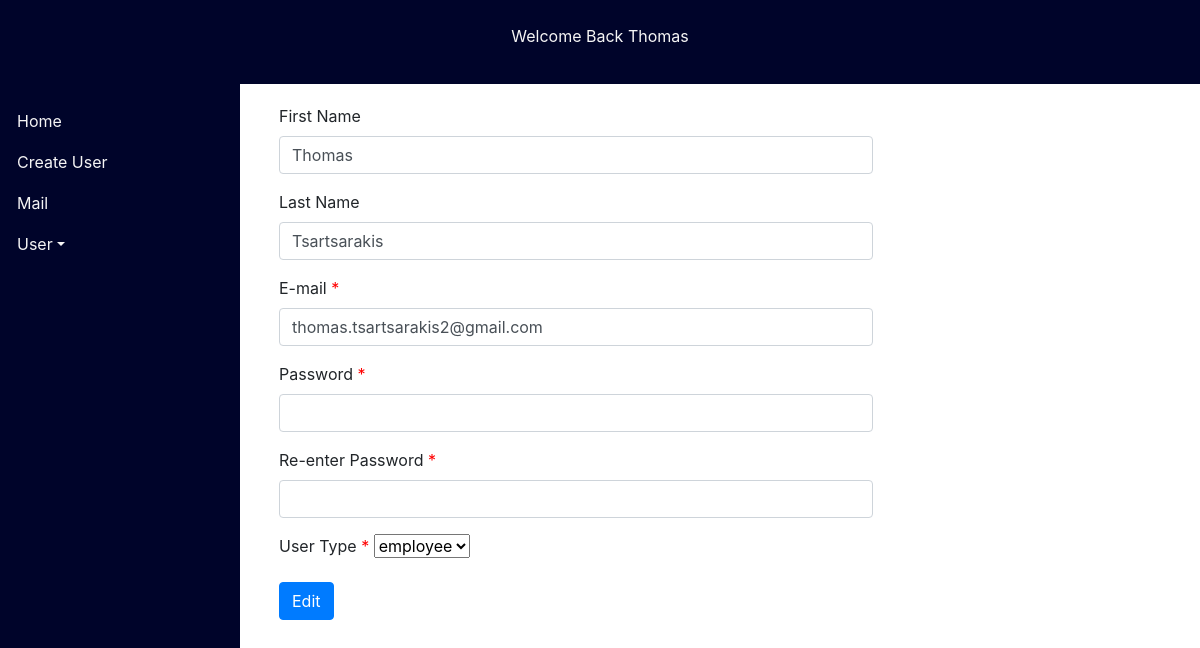
/admin/edit_user.php?user_id=1 (signed in), run on the app's committed database.
### tables this page shows
CREATE TABLE `users` (
  `user_id` int(11) NOT NULL,
  `user_firstname` varchar(255) NOT NULL,
  `user_lastname` varchar(255) NOT NULL,
  `user_email` varchar(255) NOT NULL,
  `user_password` text NOT NULL,
  `user_type` varchar(255) NOT NULL DEFAULT 'employee'
);

### admin/edit_user.php (the view, shortened to what this page needs)
<?php include "includes/header.php"; ?>
<?php include "../db.php";?>
<?php
if(isset($_GET['user_id']))
{
    $user_id = $_GET['user_id'];
    $query = "SELECT * FROM users WHERE user_id='{$user_id}'";
    $select_query = mysqli_query($connection,$query);
    $row = mysqli_fetch_assoc($select_query);
    $user_firstname = $row['user_firstname'];
    $user_lastname = $row['user_lastname'];
    $user_email = $row['user_email'];
    $user_type = $row['user_email'];
}
?>
    <ul class="nav nav-tabs flex-column ">
        <li class="nav-item">
            <a class="nav-link " href="index.php">Home</a>
        </li>
        <li class="nav-item">
            <a class="nav-link" href="create_user.php">Create User</a>
        </li>
        <li class="nav-item">
            <a class="nav-link" href="mails.php">Mail</a>
        </li>
        <li class="nav-item dropdown">
            <a class="nav-link dropdown-toggle" data-toggle="dropdown" href="#" role="button" aria-haspopup="true" aria-expanded="false">User</a>
        </li>
    </ul>
    <div class="after-nav">
<form class="col-md-8" method="post" enctype="multipart/form-data">
    <div class="form-group ">
        <label> First Name </label>
        <input type="text" class="form-control" name = "user_firstname" value="<?php echo $user_firstname;?>">
    </div>
    <div class="form-group ">
        <label > Last Name </label>
        <input type="text" class="form-control" name="user_lastname" value="<?php echo $user_lastname;?>">
    </div>
    <div class="form-group ">
        <label > E-mail </label> <span class ="in-line" style="color:red"> * </span>
        <input type="email" class="form-control" name="user_email" value="<?php echo $user_email;?>"required>
    </div>
    <div class="form-group ">
        <label > Password </label> <span class ="in-line" style="color:red"> * </span>
        <input type="password" class="form-control" name="user_password" required>
    </div>
    <div class="form-group ">
        <label > Re-enter Password </label> <span class ="in-line" style="color:red"> * </span>
        <input type="password" class="form-control" name="user_password_test" required>
    </div>
    <div class="form-group ">
    <label >User Type</label><span class ="in-line" style="color:red"> * </span>
    <select name="user_type"  required>
        <?php
        if(strcmp($user_type,"admin")==0)
        {
            echo"<option selected>admin</option>";
            echo"<option>employee</option>";
        }
        else
        {
            echo "<option selected>employee</option>";
        }
        ?>
    </select>
    </div>
    <div class ="form_group">
        <input class="btn btn-primary" type = "submit" name="edit_user" value="Edit">
    </div>
    <br>
    <br>
</form>
<?php include "includes/footer.php";?>

### css/admin.css (style rules this page uses)
html,body { min-height: 100%; margin: 0; padding: 0; }
.nav { height: 100%; width: 20%; position: fixed; z-index: 1; top: 0; left: 0; padding-top: 100px; overflow-x: hidden; background-color: #00042A ; }
.after-nav { padding-top: 20px; padding-left: 22%; }
.nav-link { color: whitesmoke; }

### data on the page
users: user_firstname "Thomas", user_lastname "Tsartsarakis", user_email "thomas.tsartsarakis2@gmail.com", user_type "employee"

### other printed values
$_SESSION['user_firstname'] "Thomas"
